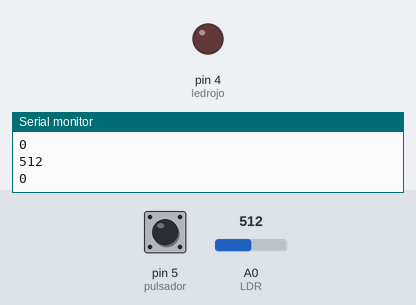
Bench run of a sketch on a simulated Arduino Uno, built with avr-gcc and run on an emulated ATmega328P. On the bench: output pins drawn as LEDs (lit = HIGH), the last lines printed to the serial monitor. Inputs (shaded band) come from the test bench; at power-on: pin 5 (pulsador) LOW, A0 (LDR) = 512.

Above: at 1.2 s.
1.3 s: pin 5 (pulsador) pulled HIGH for 0.25 s
At 1.6 s:
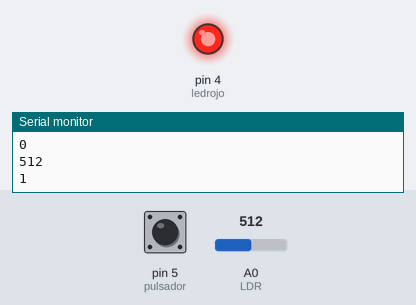
3.2 s: pin 5 (pulsador) pulled HIGH for 3.2 s
At 7.2 s:
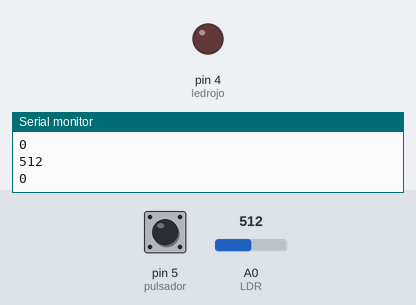
Timing chart, 0 to 8.7 s (numbered marks = the images above; inputs shaded):
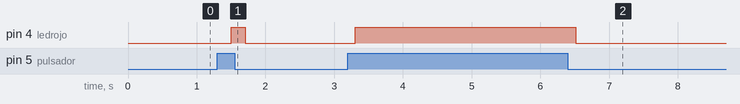

Measured:
- after the input at 1.3 s, pin 4 (ledrojo): LOW → HIGH after 0.20 s, → LOW 0.20 s later
- after the input at 3.2 s, pin 4 (ledrojo): LOW → HIGH after 0.11 s, → LOW 3.2 s later

The sketch:

Clase12.ino
```cpp
int LED = 0;           // Pin al que LED está conectado
int LDR = A0;           // Pin al que LDR está conectado
int pulsador = 5;         // Pin al que pulsadsor está conectado
int ledrojo = 4;        // Pin al que ledrojo está conectado
int entrada = 0;        // Variable para guardar valor de LDR
int boton;            // Variable para guardar valor de LDR
void setup()
{
  Serial.begin(115200);     // Iniciar velocidad de comunicación serial
  pinMode(LED, OUTPUT);     //se declara como salida
  pinMode(LDR, INPUT);      //se declara como entrada
  pinMode(pulsador,INPUT);    //se declara como entrada
  pinMode(ledrojo, OUTPUT);   //se declara como salida
}
void loop()
{
entrada = analogRead(LDR);    //lectura del LDR
Serial.println(entrada);    // Valor que será mostrado en serial Monitor
boton = digitalRead(pulsador);  //lectura del LDR
Serial.println(boton);
///   Inicia estructura de control del LDR  /////
  if (entrada < 500) {      //comparación de valor ldr
  digitalWrite(LED, HIGH);}   // Encender LED
  else {
  digitalWrite(LED, LOW);   // Apagar LED
  delay(100);}
 ///    Inicia estructura de control del boton  /////
  if(boton == 1){       //comparación de valor boton
   digitalWrite(ledrojo, HIGH);}// Encender ledrojo
  else{
    digitalWrite(ledrojo, LOW);}// Apagar ledrojo
  delay(100);
  }
```
